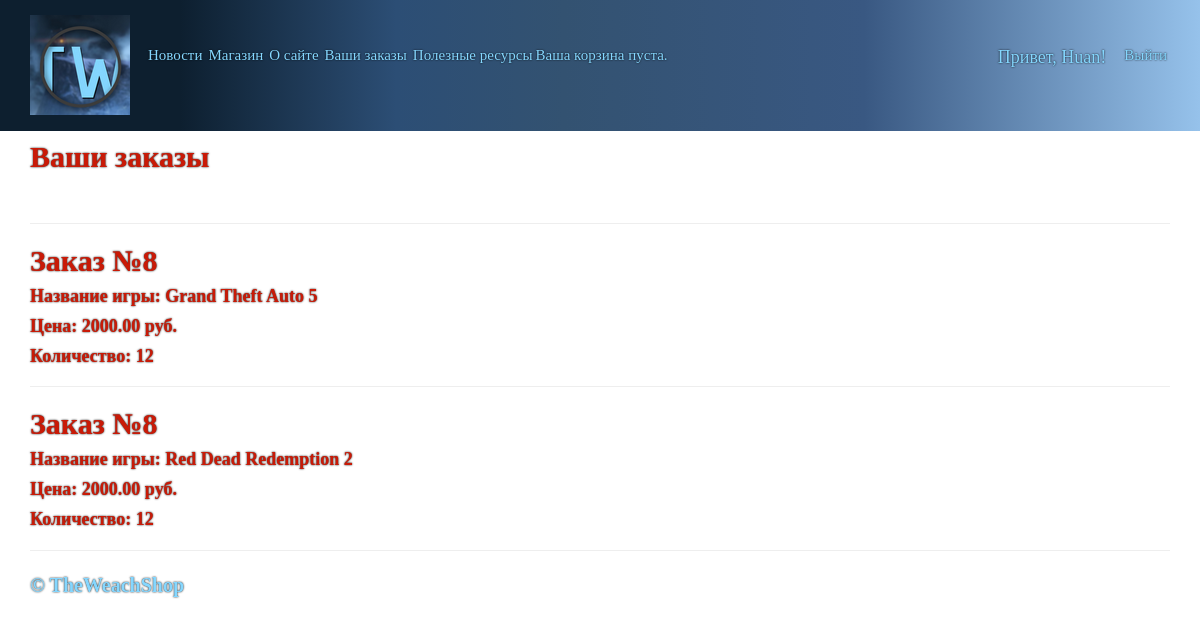
/my_orders/ (signed in), run on an earlier commit of the app's database.
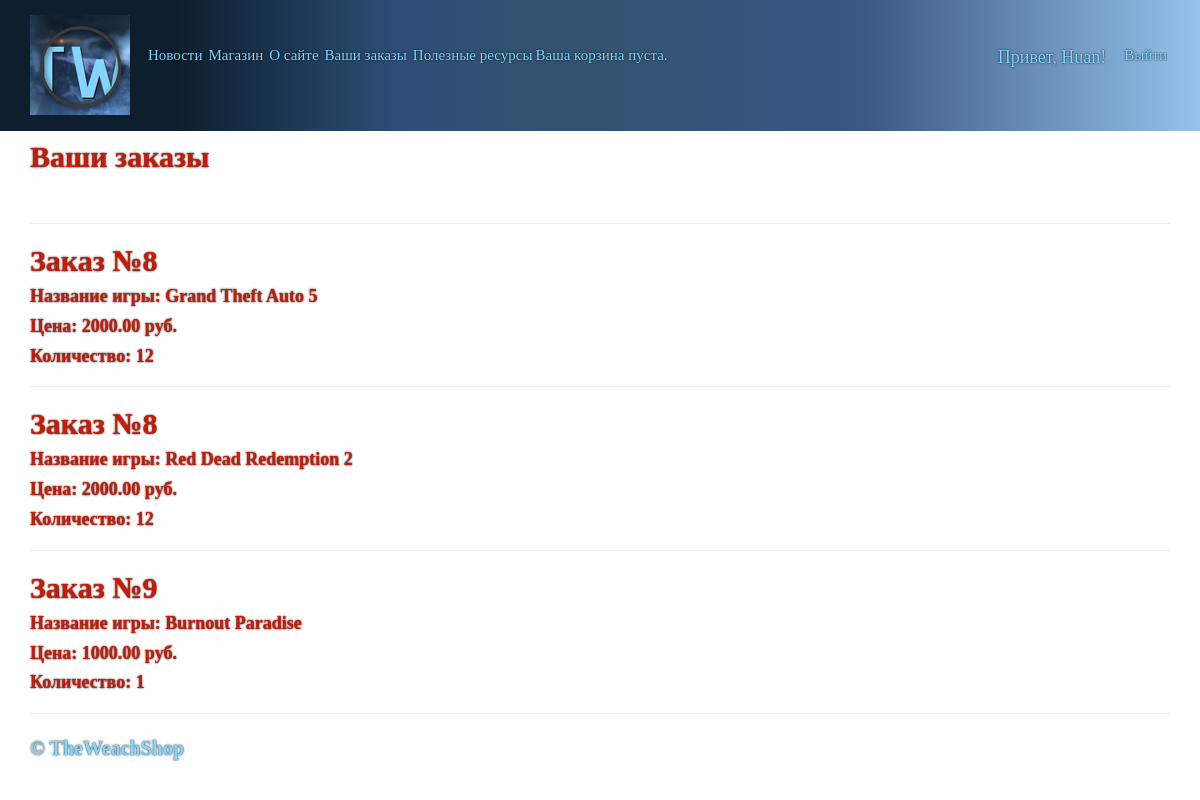
And on a later commit of the database.
### orders/models.py (models this page shows, shortened)
class OrderItem(models.Model):
    order = models.ForeignKey(Order, related_name='items', verbose_name = 'Заказ')
    game = models.ForeignKey(Game, related_name='order_items', verbose_name = 'Игра')
    price = models.DecimalField(max_digits=10, decimal_places=2, verbose_name = 'Цена')
    quantity = models.PositiveIntegerField(default=1, verbose_name = 'Количество')
    class Meta:
        verbose_name = 'Предмет заказа'
        verbose_name_plural = 'Предметы заказа'

### app/models.py (models this page shows, shortened)
class Game(models.Model):
    category = models.ForeignKey(Category, related_name='games', verbose_name = "Жанр")
    name = models.CharField(max_length=200, db_index=True, verbose_name = "Название")
    slug = models.SlugField(max_length=200, db_index=True, verbose_name = "Слаг")
    image = models.FileField(upload_to='games/%Y/%m/%d', blank=True, verbose_name = "Изображение")
    description = models.TextField(blank=True, verbose_name = "Описание")
    price = models.DecimalField(max_digits=10, decimal_places=2, verbose_name = "Цена")
    stock = models.PositiveIntegerField(verbose_name = "Количество")
    available = models.BooleanField(default=True, verbose_name = "Доступнен")
    created = models.DateTimeField(auto_now_add=True, verbose_name = "Создан")
    updated = models.DateTimeField(auto_now=True, verbose_name = "Обновлен")
    class Meta:
        ordering = ('name',)
        index_together = (('id', 'slug'),)
        verbose_name = 'Игра'
        verbose_name_plural = 'Игры'
    def __str__(self):
        return self.name

### app/views.py (the view)
# urls.py: url(r'^my_orders/$', views.my_orders, name='my_orders'),
def my_orders(request):
    if Order.objects.filter(nickname=request.user):
        game_ordered = OrderItem.objects.filter(order__nickname=request.user)
        assert isinstance(request, HttpRequest)
        return render(
            request,
            'app/my_orders.html', {'title':'Заказы','game_ordered': game_ordered,}
            )
    else:
        return redirect('empty')

### cart/cart.py (called while the page is built)
    def __len__(self):
        return sum(item['quantity'] for item in self.cart.values())

### cart/context_processors.py (called while the page is built)
def cart(request):
    return {'cart': Cart(request)}

### app/templates/app/my_orders.html
﻿{% extends "app/layout.html" %}
{% block content %}
<h2>Ваши заказы</h2> <br />
{% for item in game_ordered %}
<hr />
<div class=" ">
    <h2> Заказ №{{item.order_id}}</h2>
    <h4> Название игры: {{item.game}}</h4>
    <h4> Цена: {{item.price}} руб.</h4>
    <h4> Количество: {{item.quantity}}</h4>
</div>
{% endfor %}
{% endblock %}

### app/templates/app/layout.html (shortened to what this page needs)
﻿<!DOCTYPE html>
<html>
<head>
    {% load staticfiles %}
    <link rel="stylesheet" type="text/css" href="{% static 'app/content/bootstrap.css' %}" />
    <link rel="stylesheet" type="text/css" href="{% static 'app/content/site.css' %}" />
</head>
<body>
    <div class="navbar navbar-inverse navbar-fixed-top">
        <div class="container">
            <div class="navbar-header">
                <a href="/" class="navbar-brand"> <img src="{% static 'app/content/3.png' %}" alt="logo" /> </a>
            </div>
            <div class="navbar-collapse collapse">
                <ul class="nav navbar-nav">
                    <li><a href="{% url 'blog' %}">Новости</a></li>
                    <li><a href="{% url 'app:game_list' %}">Магазин</a></li>
                    {% if not user.is_staff %}
                    <li><a href="{% url 'about' %}">О сайте</a></li>
                    {% endif %}
                    {% if  user.is_authenticated %}
                    {% if not user.is_staff %}
                    <li><a href="{% url 'app:my_orders' %}">Ваши заказы</a></li>
                    {% endif %}
                    {% endif %}
                    {% if not user.is_staff %}
                    <li><a href="{% url 'links' %}">Полезные ресурсы</a></li>
                    {% endif %}
                    {% if not user.is_staff %}
                    <li><div class="cart">
                                {% with total_items=cart|length %}
                                {% if cart|length > 0 %}
                                    Ваша корзина:
                                <a href="{% url "cart:cart_detail" %}">
                                {{ total_items }} товаров{{ total_items|pluralize }},
                                {{ cart.get_total_price }} руб.
                                </a>
                               {% else %}
                                    Ваша корзина пуста.
                                    {% endif %}
                               {% endwith %}</div></li>
                    {% endif %}
                </ul>
                {% include 'app/loginpartial.html' %}
            </div>
        </div>
    </div>
    <div class="container body-content">
{% block content %}{% endblock %}
        <hr/>
        <footer style="bottom:0; position:relative">
            <p>&copy; {{ year }} TheWeachShop</p>
        </footer>
    </div>
</body>
</html>

### app/templates/app/loginpartial.html (shortened to what this page needs)
﻿{% if user.is_authenticated %}
<form id="logoutForm" action="/logout" method="post" class="navbar-right">
    <ul class="nav navbar-nav navbar-right">
        <li><span class="navbar-brand">Привет, {{ user.username }}!</span></li>
        <li><a href="javascript:document.getElementById('logoutForm').submit()">Выйти</a></li>
    </ul>
</form>
{% else %}
<ul class="nav navbar-nav navbar-right">
    <li><a href="{% url 'login' %}">Войти на сайт</a></li>
</ul>
{% endif %}

### app/static/app/content/site.css (style rules this page uses)
body { padding-top: 100px; padding-bottom: 20px; }
.body-content { padding-left: 15px; padding-right: 15px; }

What changed in the data, as far as the page shows it:
added OrderItem: order_id "9", game "Burnout Paradise", price "1000.00", quantity "1"
